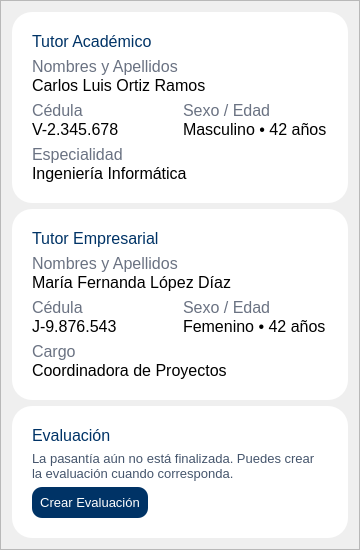
                     <widget class="QFrame" name="frame_48">
                      <property name="frameShape">
                       <enum>QFrame::Shape::StyledPanel</enum>
                      </property>
                      <property name="frameShadow">
                       <enum>QFrame::Shadow::Raised</enum>
                      </property>
                      <layout class="QVBoxLayout" name="verticalLayout_90" stretch="2,2,4">
                       <item>
                        <widget class="QFrame" name="frame_52">
                         <property name="styleSheet">
                          <string notr="true">background-color: rgb(255, 255, 255);
border-radius:20px;
color: rgb(0, 0, 0);</string>
                         </property>
                         <property name="frameShape">
                          <enum>QFrame::Shape::Box</enum>
                         </property>
                         <property name="frameShadow">
                          <enum>QFrame::Shadow::Sunken</enum>
                         </property>
                         <property name="lineWidth">
                          <number>2</number>
                         </property>
                         <layout class="QVBoxLayout" name="verticalLayout_75">
                          <property name="leftMargin">
                           <number>20</number>
                          </property>
                          <property name="topMargin">
                           <number>20</number>
                          </property>
                          <property name="rightMargin">
                           <number>20</number>
                          </property>
                          <property name="bottomMargin">
                           <number>20</number>
                          </property>
                          <item>
                           <widget class="QLabel" name="label_84">
                            <property name="font">
                             <font>
                              <pointsize>12</pointsize>
                              <fontweight>DemiBold</fontweight>
                             </font>
                            </property>
                            <property name="styleSheet">
                             <string notr="true">color: rgb(0, 51, 102);</string>
                            </property>
                            <property name="text">
                             <string>Tutor Académico</string>
                            </property>
                           </widget>
                          </item>
                          <item>
                           <layout class="QVBoxLayout" name="verticalLayout_76">
                            <property name="spacing">
                             <number>0</number>
                            </property>
                            <item>
                             <widget class="QLabel" name="label_85">
                              <property name="font">
                               <font>
                                <pointsize>12</pointsize>
                                <fontweight>DemiBold</fontweight>
                               </font>
                              </property>
                              <property name="styleSheet">
                               <string notr="true">color: rgb(106, 114, 130);</string>
                              </property>
                              <property name="text">
                               <string>Nombres y Apellidos</string>
                              </property>
                             </widget>
                            </item>
                            <item>
                             <widget class="QLabel" name="tutorAP">
                              <property name="font">
                               <font>
                                <pointsize>12</pointsize>
                                <fontweight>DemiBold</fontweight>
                               </font>
                              </property>
                              <property name="styleSheet">
                               <string notr="true">color: #000;</string>
                              </property>
                              <property name="text">
                               <string>Carlos Luis Ortiz Ramos</string>
                              </property>
                             </widget>
                            </item>
                           </layout>
                          </item>
                          <item>
                           <layout class="QHBoxLayout" name="horizontalLayout_68">
                            <item>
                             <layout class="QVBoxLayout" name="verticalLayout_78">
                              <property name="spacing">
                               <number>0</number>
                              </property>
                              <item>
                               <widget class="QLabel" name="label_100">
                                <property name="font">
                                 <font>
                                  <pointsize>12</pointsize>
                                  <fontweight>DemiBold</fontweight>
                                 </font>
                                </property>
                                <property name="styleSheet">
                                 <string notr="true">color: rgb(106, 114, 130);</string>
                                </property>
                                <property name="text">
                                 <string>Cédula</string>
                                </property>
                               </widget>
                              </item>
                              <item>
                               <widget class="QLabel" name="cedulaAP">
                                <property name="font">
                                 <font>
                                  <pointsize>12</pointsize>
                                  <fontweight>DemiBold</fontweight>
                                 </font>
                                </property>
                                <property name="styleSheet">
                                 <string notr="true">color: #000;</string>
                                </property>
                                <property name="text">
                                 <string>V-2.345.678</string>
                                </property>
                               </widget>
                              </item>
                             </layout>
                            </item>
                            <item>
                             <layout class="QVBoxLayout" name="verticalLayout_79">
                              <property name="spacing">
                               <number>0</number>
                              </property>
                              <item>
                               <widget class="QLabel" name="label_102">
                                <property name="font">
                                 <font>
                                  <pointsize>12</pointsize>
                                  <fontweight>DemiBold</fontweight>
                                 </font>
                                </property>
                                <property name="styleSheet">
                                 <string notr="true">color: rgb(106, 114, 130);</string>
                                </property>
                                <property name="text">
                                 <string>Sexo / Edad</string>
                                </property>
                               </widget>
                              </item>
                              <item>
                               <widget class="QLabel" name="sexEdadAP">
                                <property name="font">
                                 <font>
                                  <pointsize>12</pointsize>
                                  <fontweight>DemiBold</fontweight>
                                 </font>
                                </property>
                                <property name="styleSheet">
                                 <string notr="true">color: #000;</string>
                                </property>
                                <property name="text">
                                 <string>Masculino • 42 años</string>
                                </property>
                               </widget>
                              </item>
                             </layout>
                            </item>
                           </layout>
                          </item>
                          <item>
                           <layout class="QVBoxLayout" name="verticalLayout_80">
                            <property name="spacing">
                             <number>0</number>
                            </property>
                            <item>
                             <widget class="QLabel" name="label_104">
                              <property name="font">
                               <font>
                                <pointsize>12</pointsize>
                                <fontweight>DemiBold</fontweight>
                               </font>
                              </property>
                              <property name="styleSheet">
                               <string notr="true">color: rgb(106, 114, 130);</string>
                              </property>
                              <property name="text">
                               <string>Especialidad</string>
                              </property>
                             </widget>
                            </item>
                            <item>
                             <widget class="QLabel" name="especialidadP">
                              <property name="font">
                               <font>
                                <pointsize>12</pointsize>
                                <fontweight>DemiBold</fontweight>
                               </font>
                              </property>
                              <property name="styleSheet">
                               <string notr="true">color: #000;</string>
                              </property>
                              <property name="text">
                               <string>Ingeniería Informática</string>
                              </property>
                             </widget>
                            </item>
                           </layout>
                          </item>
                         </layout>
                        </widget>
                       </item>
                       <item>
                        <widget class="QFrame" name="frame_53">
                         <property name="styleSheet">
                          <string notr="true">background-color: rgb(255, 255, 255);
border-radius:20px;
color: rgb(0, 0, 0);</string>
                         </property>
                         <property name="frameShape">
                          <enum>QFrame::Shape::Box</enum>
                         </property>
                         <property name="frameShadow">
                          <enum>QFrame::Shadow::Sunken</enum>
                         </property>
                         <property name="lineWidth">
                          <number>2</number>
                         </property>
                         <layout class="QVBoxLayout" name="verticalLayout_84">
                          <property name="leftMargin">
                           <number>20</number>
                          </property>
                          <property name="topMargin">
                           <number>20</number>
                          </property>
                          <property name="rightMargin">
                           <number>20</number>
                          </property>
                          <property name="bottomMargin">
                           <number>20</number>
                          </property>
                          <item>
                           <widget class="QLabel" name="label_113">
                            <property name="font">
                             <font>
                              <pointsize>12</pointsize>
                              <fontweight>DemiBold</fontweight>
                             </font>
                            </property>
                            <property name="styleSheet">
                             <string notr="true">color: rgb(0, 51, 102);</string>
                            </property>
                            <property name="text">
                             <string>Tutor Empresarial</string>
                            </property>
                           </widget>
                          </item>
                          <item>
                           <layout class="QVBoxLayout" name="verticalLayout_85">
                            <property name="spacing">
                             <number>0</number>
                            </property>
                            <item>
                             <widget class="QLabel" name="label_114">
                              <property name="font">
                               <font>
                                <pointsize>12</pointsize>
                                <fontweight>DemiBold</fontweight>
                               </font>
                              </property>
                              <property name="styleSheet">
                               <string notr="true">color: rgb(106, 114, 130);</string>
                              </property>
                              <property name="text">
                               <string>Nombres y Apellidos</string>
                              </property>
                             </widget>
                            </item>
                            <item>
                             <widget class="QLabel" name="tutorEP">
                              <property name="font">
                               <font>
                                <pointsize>12</pointsize>
                                <fontweight>DemiBold</fontweight>
                               </font>
                              </property>
                              <property name="styleSheet">
                               <string notr="true">color: #000;</string>
                              </property>
                              <property name="text">
                               <string>María Fernanda López Díaz</string>
                              </property>
                             </widget>
                            </item>
                           </layout>
                          </item>
                          <item>
                           <layout class="QHBoxLayout" name="horizontalLayout_70">
                            <item>
                             <layout class="QVBoxLayout" name="verticalLayout_86">
                              <property name="spacing">
                               <number>0</number>
                              </property>
                              <item>
                               <widget class="QLabel" name="label_116">
                                <property name="font">
                                 <font>
                                  <pointsize>12</pointsize>
                                  <fontweight>DemiBold</fontweight>
                                 </font>
                                </property>
                                <property name="styleSheet">
                                 <string notr="true">color: rgb(106, 114, 130);</string>
                                </property>
                                <property name="text">
                                 <string>Cédula</string>
                                </property>
                               </widget>
                              </item>
                              <item>
                               <widget class="QLabel" name="cedulaEP">
                                <property name="font">
                                 <font>
                                  <pointsize>12</pointsize>
                                  <fontweight>DemiBold</fontweight>
                                 </font>
                                </property>
                                <property name="styleSheet">
                                 <string notr="true">color: #000;</string>
                                </property>
                                <property name="text">
                                 <string>J-9.876.543</string>
                                </property>
                               </widget>
                              </item>
                             </layout>
                            </item>
                            <item>
                             <layout class="QVBoxLayout" name="verticalLayout_87">
                              <property name="spacing">
                               <number>0</number>
                              </property>
                              <item>
                               <widget class="QLabel" name="label_118">
                                <property name="font">
                                 <font>
                                  <pointsize>12</pointsize>
                                  <fontweight>DemiBold</fontweight>
                                 </font>
                                </property>
                                <property name="styleSheet">
                                 <string notr="true">color: rgb(106, 114, 130);</string>
                                </property>
                                <property name="text">
                                 <string>Sexo / Edad</string>
                                </property>
                               </widget>
                              </item>
                              <item>
                               <widget class="QLabel" name="sexEdadEP">
                                <property name="font">
                                 <font>
                                  <pointsize>12</pointsize>
                                  <fontweight>DemiBold</fontweight>
                                 </font>
                                </property>
                                <property name="styleSheet">
                                 <string notr="true">color: #000;</string>
                                </property>
                                <property name="text">
                                 <string>Femenino • 42 años</string>
                                </property>
                               </widget>
                              </item>
                             </layout>
                            </item>
                           </layout>
                          </item>
                          <item>
                           <layout class="QVBoxLayout" name="verticalLayout_88">
                            <property name="spacing">
                             <number>0</number>
                            </property>
                            <item>
                             <widget class="QLabel" name="label_120">
                              <property name="font">
                               <font>
                                <pointsize>12</pointsize>
                                <fontweight>DemiBold</fontweight>
                               </font>
                              </property>
                              <property name="styleSheet">
                               <string notr="true">color: rgb(106, 114, 130);</string>
                              </property>
                              <property name="text">
                               <string>Cargo</string>
                              </property>
                             </widget>
                            </item>
                            <item>
                             <widget class="QLabel" name="cargoP">
                              <property name="font">
                               <font>
                                <pointsize>12</pointsize>
                                <fontweight>DemiBold</fontweight>
                               </font>
                              </property>
                              <property name="styleSheet">
                               <string notr="true">color: #000;</string>
                              </property>
                              <property name="text">
                               <string>Coordinadora de Proyectos</string>
                              </property>
                             </widget>
                            </item>
                           </layout>
                          </item>
                         </layout>
                        </widget>
                       </item>
                       <item>
                        <widget class="QFrame" name="frame_54">
                         <property name="styleSheet">
                          <string notr="true">background-color: rgb(255, 255, 255);
border-radius:20px;
color: #45556c;</string>
                         </property>
                         <property name="frameShape">
                          <enum>QFrame::Shape::Box</enum>
                         </property>
                         <property name="frameShadow">
                          <enum>QFrame::Shadow::Sunken</enum>
                         </property>
                         <property name="lineWidth">
                          <number>2</number>
                         </property>
                         <layout class="QVBoxLayout" name="verticalLayout_89" stretch="1,1,2">
                          <property name="leftMargin">
                           <number>20</number>
                          </property>
                          <property name="topMargin">
                           <number>20</number>
                          </property>
                          <property name="rightMargin">
                           <number>20</number>
                          </property>
                          <property name="bottomMargin">
                           <number>20</number>
                          </property>
                          <item>
                           <widget class="QLabel" name="label_122">
                            <property name="font">
                             <font>
                              <pointsize>12</pointsize>
                              <fontweight>DemiBold</fontweight>
                             </font>
                            </property>
                            <property name="styleSheet">
                             <string notr="true">color: rgb(0, 51, 102);</string>
                            </property>
                            <property name="text">
                             <string>Evaluación</string>
                            </property>
                           </widget>
                          </item>
                          <item>
                           <widget class="QLabel" name="label_130">
                            <property name="font">
                             <font>
                              <pointsize>10</pointsize>
                              <fontweight>DemiBold</fontweight>
                             </font>
                            </property>
                            <property name="styleSheet">
                             <string notr="true"/>
                            </property>
                            <property name="text">
                             <string>La pasantía aún no está finalizada. Puedes crear la evaluación cuando corresponda.</string>
                            </property>
                            <property name="wordWrap">
                             <bool>true</bool>
                            </property>
                           </widget>
                          </item>
                          <item>
                           <layout class="QHBoxLayout" name="horizontalLayout_67">
                            <item>
                             <widget class="QPushButton" name="pushButton_10">
                              <property name="font">
                               <font>
                                <pointsize>10</pointsize>
                                <fontweight>DemiBold</fontweight>
                               </font>
                              </property>
                              <property name="styleSheet">
                               <string notr="true">background-color: rgb(0, 51, 102);
color: rgb(255, 255, 255);
border-radius: 10px;
padding:8px;</string>
                              </property>
                              <property name="text">
                               <string>Crear Evaluación</string>
                              </property>
                             </widget>
                            </item>
                            <item>
                             <spacer name="horizontalSpacer_12">
                              <property name="orientation">
                               <enum>Qt::Orientation::Horizontal</enum>
                              </property>
                              <property name="sizeHint" stdset="0">
                               <size>
                                <width>40</width>
                                <height>20</height>
                               </size>
                              </property>
                             </spacer>
                            </item>
                           </layout>
                          </item>
                         </layout>
                        </widget>
                       </item>
                      </layout>
                     </widget>
